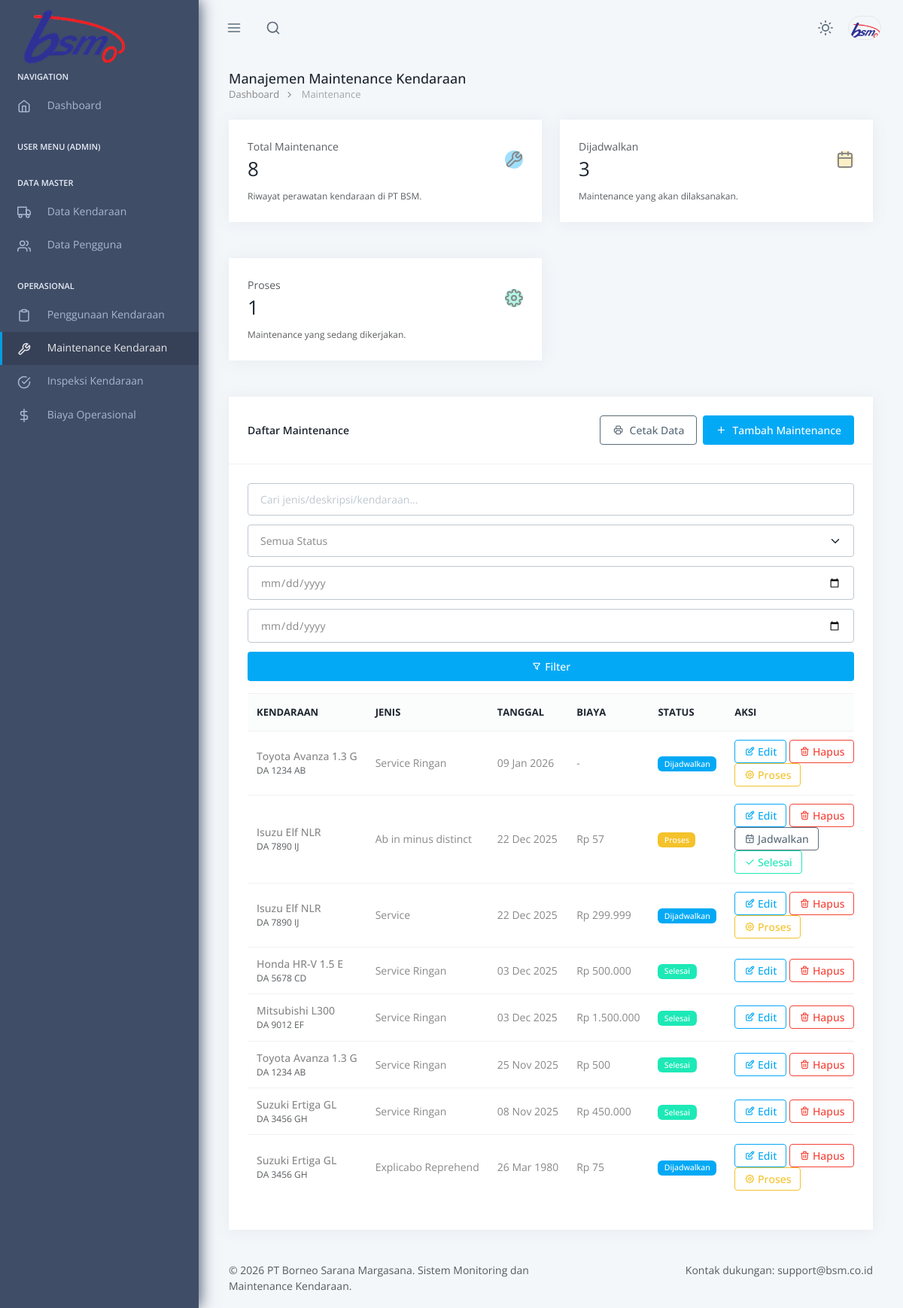
Screenshot of /admin/maintenance/maintenance.php (signed in) with the database file from the repository.
### tables this page shows
CREATE TABLE `tb_maintenance` (
  `id_maintenance` int NOT NULL,
  `id_kendaraan` int DEFAULT NULL,
  `tanggal_service` date DEFAULT NULL,
  `jenis_service` varchar(100) DEFAULT NULL,
  `deskripsi` text,
  `biaya` decimal(15,2) DEFAULT NULL,
  `status` enum('Dijadwalkan','Proses','Selesai') DEFAULT 'Dijadwalkan'
);

CREATE TABLE `tb_kendaraan` (
  `id_kendaraan` int NOT NULL,
  `nomor_polisi` varchar(15) NOT NULL,
  `nama_kendaraan` varchar(100) NOT NULL,
  `merk` varchar(100) DEFAULT NULL,
  `tipe` varchar(100) DEFAULT NULL,
  `tahun` int DEFAULT NULL,
  `warna` varchar(50) DEFAULT NULL,
  `nomor_rangka` varchar(50) DEFAULT NULL,
  `nomor_mesin` varchar(50) DEFAULT NULL,
  `nomor_bpkb` varchar(50) DEFAULT NULL,
  `masa_berlaku_stnk` date DEFAULT NULL,
  `masa_berlaku_pajak` date DEFAULT NULL,
  `masa_berlaku_asuransi` date DEFAULT NULL,
  `status_operasional` enum('Aktif','Perawatan','Rusak','Disewa') DEFAULT 'Aktif',
  `foto_kendaraan` varchar(255) DEFAULT NULL,
  `dokumen_stnk` varchar(255) DEFAULT NULL,
  `dokumen_bpkb` varchar(255) DEFAULT NULL,
  `keterangan` text,
  `created_at` timestamp NULL DEFAULT CURRENT_TIMESTAMP,
  `updated_at` timestamp NULL DEFAULT CURRENT_TIMESTAMP ON UPDATE CURRENT_TIMESTAMP
);

### admin/maintenance/maintenance.php (the view, shortened to what this page needs)
<?php
require_once dirname(__DIR__, 2) . '/config/koneksi.php';
include dirname(__DIR__, 2) . '/includes/header.php';
include dirname(__DIR__, 2) . '/includes/sidebar.php';
function e($str) {
    return htmlspecialchars((string)$str, ENT_QUOTES, 'UTF-8');
}
$filterStatus = $_GET['filter_status'] ?? 'all';
$filterSearch = $_GET['search'] ?? '';
$filterDateStart = $_GET['date_start'] ?? '';
$filterDateEnd   = $_GET['date_end'] ?? '';
$sqlList = 'SELECT m.id_maintenance, m.id_kendaraan, m.tanggal_service, m.jenis_service, m.deskripsi, m.biaya, m.status, k.nomor_polisi, k.nama_kendaraan FROM tb_maintenance m LEFT JOIN tb_kendaraan k ON m.id_kendaraan = k.id_kendaraan WHERE 1=1';
$params = [];
$types = '';
$sqlList .= ' ORDER BY m.tanggal_service DESC, m.id_maintenance DESC';
$maintenance = [];
if (!empty($params)) {
    $stmt = $koneksi->prepare($sqlList);
    if ($stmt) {
        $stmt->bind_param($types, ...$params);
        $stmt->execute();
        $result = $stmt->get_result();
        while ($row = $result->fetch_assoc()) {
            $maintenance[] = $row;
        }
        $stmt->close();
    }
} else {
    if ($result = $koneksi->query($sqlList)) {
        while ($row = $result->fetch_assoc()) {
            $maintenance[] = $row;
        }
    }
}
$totalMaintenance = count($maintenance);
$statusCounts = [
    'Dijadwalkan' => 0,
    'Proses' => 0,
    'Selesai' => 0,
];
foreach ($maintenance as $item) {
    $st = $item['status'] ?? 'Dijadwalkan';
    if (isset($statusCounts[$st])) $statusCounts[$st]++;
}
?>
    <div class="pc-container">
      <div class="pc-content">
        <div class="page-header">
          <div class="page-block">
            <div class="page-header-title">
              <h5 class="mb-0 font-medium">Manajemen Maintenance Kendaraan</h5>
            </div>
            <ul class="breadcrumb">
              <li class="breadcrumb-item"><a href="../dashboard.php">Dashboard</a></li>
              <li class="breadcrumb-item" aria-current="page">Maintenance</li>
            </ul>
          </div>
        </div>
        <div class="grid grid-cols-12 gap-6">
          <div class="col-span-12 md:col-span-6 xl:col-span-4">
            <div class="card">
              <div class="card-body">
                <div class="flex items-center justify-between">
                  <div>
                    <p class="text-muted mb-1">Total Maintenance</p>
                    <h3 class="mb-0"><?php echo number_format($totalMaintenance); ?></h3>
                  </div>
                  <span class="rounded-full bg-primary-100 text-primary-600 p-3">
                    <i data-feather="tool" class="w-6 h-6"></i>
                  </span>
                </div>
                <p class="text-sm text-muted mt-3">Riwayat perawatan kendaraan di PT BSM.</p>
              </div>
            </div>
          </div>
          <div class="col-span-12 md:col-span-6 xl:col-span-4">
            <div class="card">
              <div class="card-body">
                <div class="flex items-center justify-between">
                  <div>
                    <p class="text-muted mb-1">Dijadwalkan</p>
                    <h3 class="mb-0"><?php echo number_format($statusCounts['Dijadwalkan'] ?? 0); ?></h3>
                  </div>
                  <span class="rounded-full bg-warning-100 text-warning-600 p-3">
                    <i data-feather="calendar" class="w-6 h-6"></i>
                  </span>
                </div>
                <p class="text-sm text-muted mt-3">Maintenance yang akan dilaksanakan.</p>
              </div>
            </div>
          </div>
          <div class="col-span-12 md:col-span-6 xl:col-span-4">
            <div class="card">
              <div class="card-body">
                <div class="flex items-center justify-between">
                  <div>
                    <p class="text-muted mb-1">Proses</p>
                    <h3 class="mb-0"><?php echo number_format($statusCounts['Proses'] ?? 0); ?></h3>
                  </div>
                  <span class="rounded-full bg-success-100 text-success-600 p-3">
                    <i data-feather="settings" class="w-6 h-6"></i>
                  </span>
                </div>
                <p class="text-sm text-muted mt-3">Maintenance yang sedang dikerjakan.</p>
              </div>
            </div>
          </div>
          <div class="col-span-12">
            <div class="card">
              <div class="card-header flex justify-between items-center">
                <h5 class="mb-0">Daftar Maintenance</h5>
                <div class="flex gap-2">
                  <a href="cetak.php" class="btn btn-outline-secondary" target="_blank">
                    <i class="ti ti-printer me-2"></i>Cetak Data
                  </a>
                  <a href="tambah.php" class="btn btn-primary">
                    <i class="ti ti-plus me-2"></i>Tambah Maintenance
                  </a>
                </div>
              </div>
              <div class="card-body">
                <form method="GET" class="mb-4">
                  <div class="grid grid-cols-12 gap-3">
                    <div class="col-span-12 md:col-span-4">
                      <input type="text" name="search" class="form-control" placeholder="Cari jenis/deskripsi/kendaraan..." value="<?php echo e($filterSearch); ?>">
                    </div>
                    <div class="col-span-12 md:col-span-3">
                      <select name="filter_status" class="form-select">
                        <option value="all" <?php echo $filterStatus === 'all' ? 'selected' : ''; ?>>Semua Status</option>
                      </select>
                    </div>
                    <div class="col-span-12 md:col-span-2">
                      <input type="date" name="date_start" class="form-control" value="<?php echo e($filterDateStart); ?>" placeholder="Mulai">
                    </div>
                    <div class="col-span-12 md:col-span-2">
                      <input type="date" name="date_end" class="form-control" value="<?php echo e($filterDateEnd); ?>" placeholder="Selesai">
                    </div>
                    <div class="col-span-12 md:col-span-2">
                      <button type="submit" class="btn btn-primary w-full"><i class="ti ti-filter me-1"></i>Filter</button>
                    </div>
                  </div>
                </form>
                <div class="table-responsive">
                  <table class="table table-hover">
                    <thead>
                      <tr>
                        <th>Kendaraan</th>
                        <th>Jenis</th>
                        <th>Tanggal</th>
                        <th>Biaya</th>
                        <th>Status</th>
                        <th class="text-end">Aksi</th>
                      </tr>
                    </thead>
                    <tbody>
                      <?php if (count($maintenance) === 0): ?>
                        <tr>
                          <td colspan="6" class="text-center text-muted">Belum ada data maintenance.</td>
                        </tr>
                      <?php else: ?>
                        <?php foreach ($maintenance as $item): ?>
                          <tr>
                            <td>
                              <div class="flex items-center gap-3">
                                <div>
                                  <div class="font-medium"><?php echo e($item['nama_kendaraan'] ?? '-'); ?></div>
                                  <div class="text-muted text-sm"><?php echo e($item['nomor_polisi'] ?? '-'); ?></div>
                                </div>
                              </div>
                            </td>
                            <td><?php echo e($item['jenis_service'] ?? '-'); ?></td>
                            <td><?php echo $item['tanggal_service'] ? date('d M Y', strtotime($item['tanggal_service'])) : '-'; ?></td>
                            <td><?php echo is_null($item['biaya']) ? '-' : 'Rp ' . number_format((float)$item['biaya'], 0, ',', '.'); ?></td>
                            <td>
                              <span class="badge <?php
                                echo ($item['status'] === 'Selesai') ? 'bg-success-500' : (($item['status'] === 'Proses') ? 'bg-warning-500' : 'bg-primary-500');
                              ?> text-white">
                                <?php echo e($item['status'] ?? '-'); ?>
                              </span>
                            </td>
                            <td class="text-end">
                              <div class="btn-group">
                                <a href="edit.php?id=<?php echo (int)$item['id_maintenance']; ?>" class="btn btn-sm btn-outline-primary"><i class="ti ti-edit"></i> Edit</a>
                                <a href="hapus.php?id=<?php echo (int)$item['id_maintenance']; ?>" class="btn btn-sm btn-outline-danger" onclick="return confirm('Yakin hapus data ini?');"><i class="ti ti-trash"></i> Hapus</a>
                                <?php $cur = $item['status'] ?? 'Dijadwalkan'; ?>
                                <?php if ($cur === 'Dijadwalkan'): ?>
                                  <form method="POST" class="d-inline">
                                    <button type="submit" class="btn btn-sm btn-outline-warning"><i class="ti ti-settings"></i> Proses</button>
                                  </form>
                                <?php elseif ($cur === 'Proses'): ?>
                                  <form method="POST" class="d-inline">
                                    <button type="submit" class="btn btn-sm btn-outline-secondary"><i class="ti ti-calendar"></i> Jadwalkan</button>
                                  </form>
                                  <form method="POST" class="d-inline">
                                    <button type="submit" class="btn btn-sm btn-outline-success"><i class="ti ti-check"></i> Selesai</button>
                                  </form>
                                <?php endif; ?>
                              </div>
                            </td>
                          </tr>
                        <?php endforeach; ?>
                      <?php endif; ?>
                    </tbody>
                  </table>
                </div>
              </div>
            </div>
          </div>
        </div>
      </div>
    </div>
<?php include dirname(__DIR__, 2) . '/includes/footer.php'; ?>

### rows the page displays
tb_maintenance: id_kendaraan.nama_kendaraan "Toyota Avanza 1.3 G", id_kendaraan.nomor_polisi "DA 1234 AB", jenis_service "Service Ringan", tanggal_service "09 Jan 2026", status "Dijadwalkan"
tb_maintenance: id_kendaraan.nama_kendaraan "Isuzu Elf NLR", id_kendaraan.nomor_polisi "DA 7890 IJ", jenis_service "Ab in minus distinct", tanggal_service "22 Dec 2025", biaya "57", status "Proses"
tb_maintenance: id_kendaraan.nama_kendaraan "Isuzu Elf NLR", id_kendaraan.nomor_polisi "DA 7890 IJ", jenis_service "Service", tanggal_service "22 Dec 2025", biaya "299.999", status "Dijadwalkan"
tb_maintenance: id_kendaraan.nama_kendaraan "Honda HR-V 1.5 E", id_kendaraan.nomor_polisi "DA 5678 CD", jenis_service "Service Ringan", tanggal_service "03 Dec 2025", biaya "500.000", status "Selesai"
tb_maintenance: id_kendaraan.nama_kendaraan "Mitsubishi L300", id_kendaraan.nomor_polisi "DA 9012 EF", jenis_service "Service Ringan", tanggal_service "03 Dec 2025", biaya "1.500.000", status "Selesai"
tb_maintenance: id_kendaraan.nama_kendaraan "Toyota Avanza 1.3 G", id_kendaraan.nomor_polisi "DA 1234 AB", jenis_service "Service Ringan", tanggal_service "25 Nov 2025", biaya "500", status "Selesai"
tb_maintenance: id_kendaraan.nama_kendaraan "Suzuki Ertiga GL", id_kendaraan.nomor_polisi "DA 3456 GH", jenis_service "Service Ringan", tanggal_service "08 Nov 2025", biaya "450.000", status "Selesai"
tb_maintenance: id_kendaraan.nama_kendaraan "Suzuki Ertiga GL", id_kendaraan.nomor_polisi "DA 3456 GH", jenis_service "Explicabo Reprehend", tanggal_service "26 Mar 1980", biaya "75", status "Dijadwalkan"

### other values shown
$userRole "ADMIN"
$totalMaintenance "8"
$statusCounts['Dijadwalkan'] "3"
$statusCounts['Proses'] "1"
